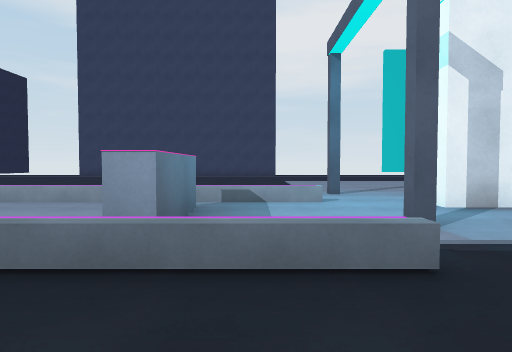
view 1 (above)

23 first-person views from a walk through a Unity game level. The camera is 1.2 m above the floor, tilts 2° down and sees 75° across. The floor is counted in squares, 2 m on a side. Each view is taken from the middle of a square. On the plan, view 1 faces up. The plan holds only what a view shows up to about 10 squares ahead; the rest is blank. The place goes on beyond the plan. The player character is not drawn.

view 2
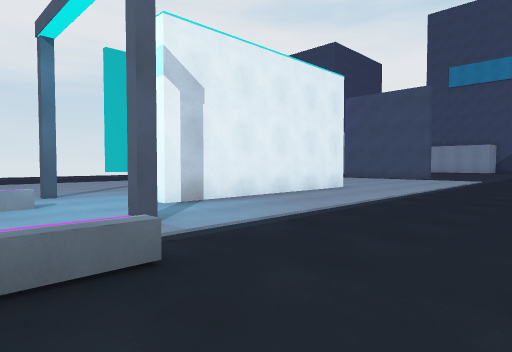

view 3
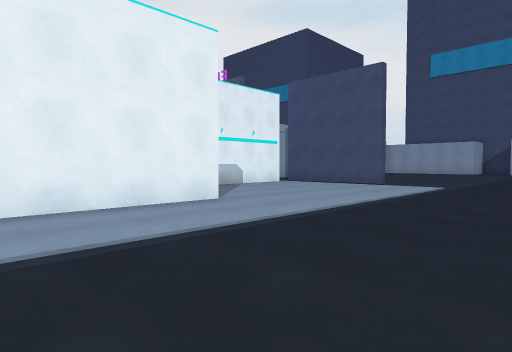

view 4
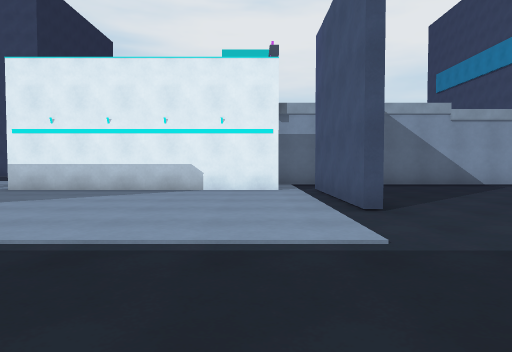

view 5
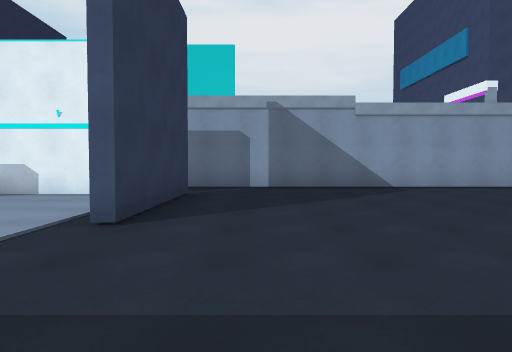

view 6
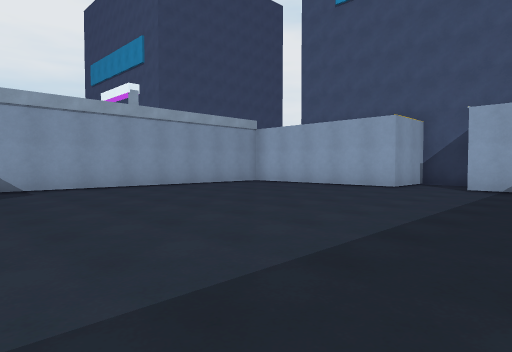

view 7
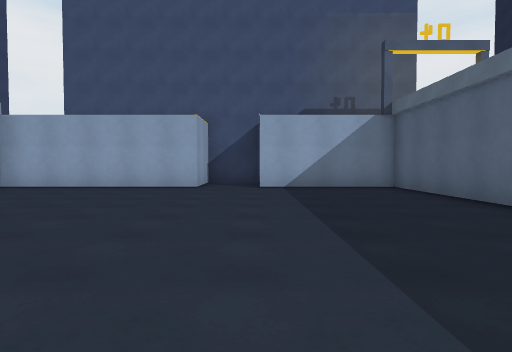

view 8
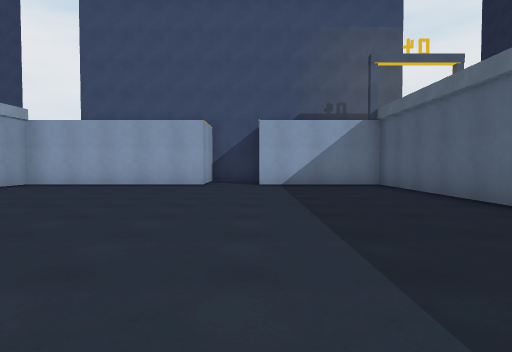

view 9
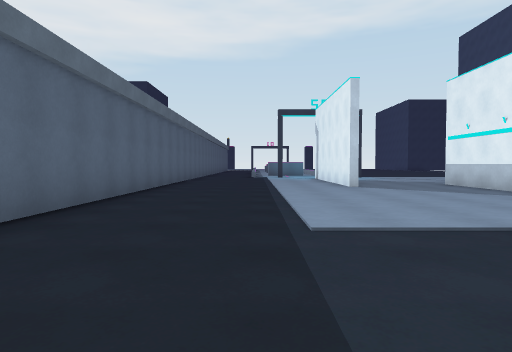

view 10
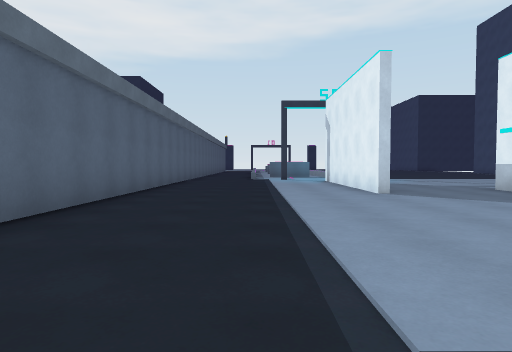

view 11
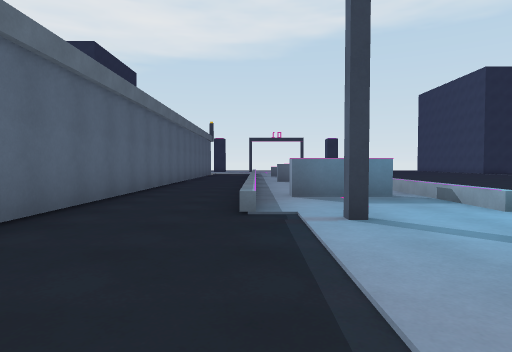

view 12
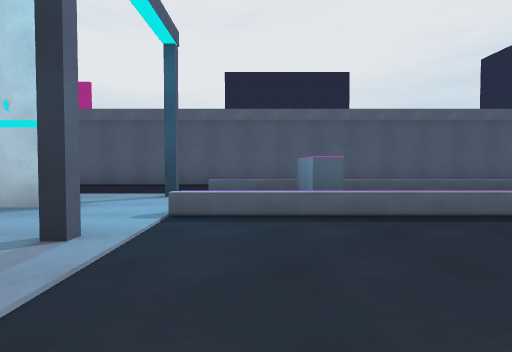

view 13
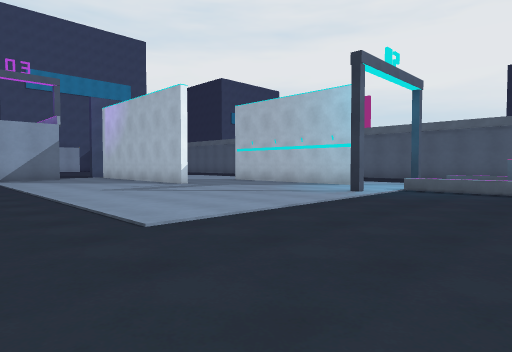

view 14
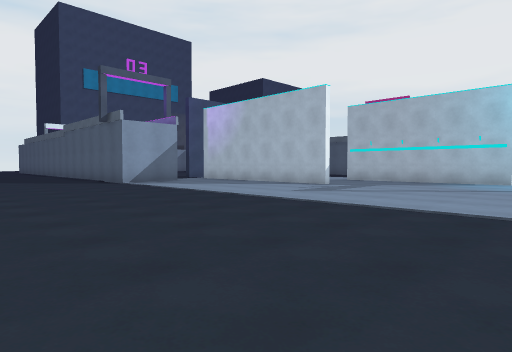

view 15
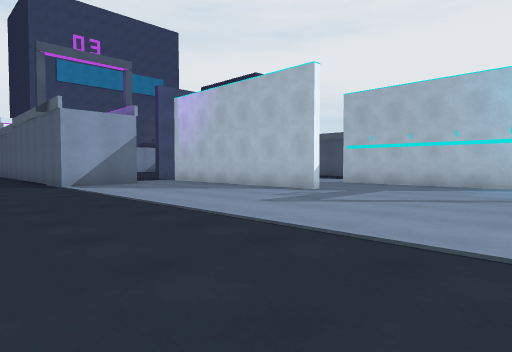

view 16
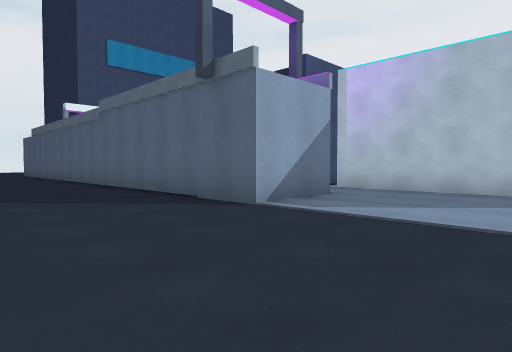

view 17
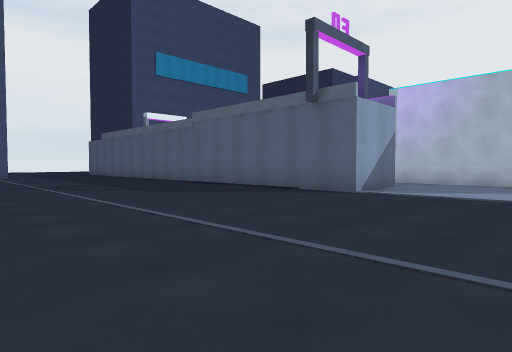

view 18
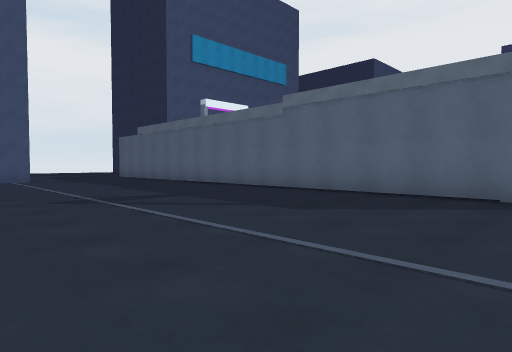

view 19
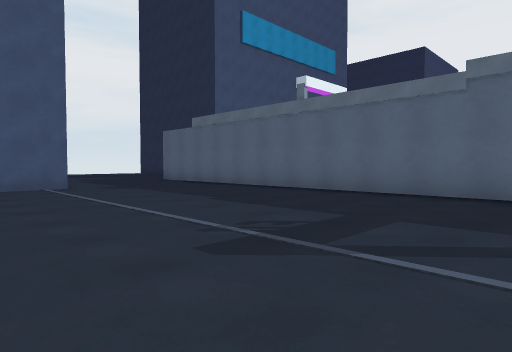

view 20
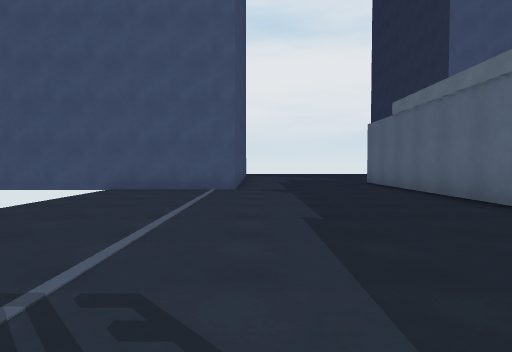

view 21
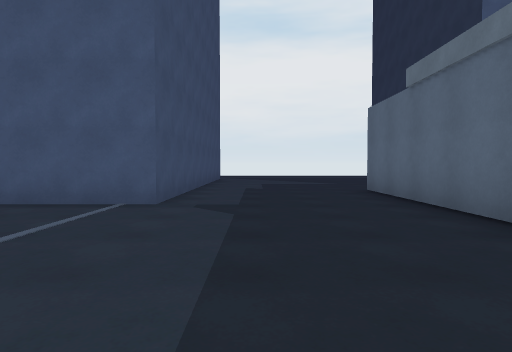

view 22
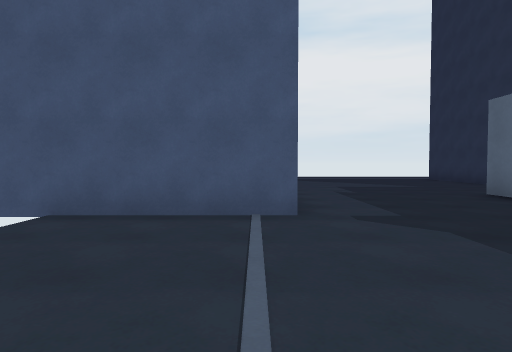

view 23
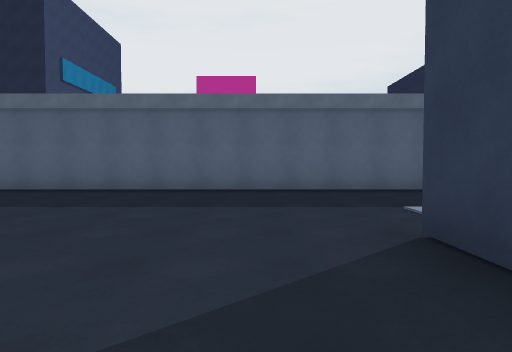

### Floor plan
Key: @ floor where view 1 was taken; # wall or solid block; . floor; / step, stairs or slope; O other object.
Columns run from 5 left of view 1 to 27 right of it. Each row starts with its distance up from view 1.
 21                               O
 20                               O
 19                               O
 18              .................O
 17              .................O
 16       .....  .................OOO
 15       ...........................
 14       ...........................
 13    ..............................
 12    ..............................
 11    ..............################
 10    ..............###############
  9 .. ............................#
  8 ............######.............#
  7    ................#...........#
  6   .....#...........#...........#
  5   ......#####......#...........#O
  4   ..O............................
  3 ....O..#.......................#
  2 ///////........................#
  1 ...............................#
  0 .....@.........................#
 -1 ################################

Where each view was taken, in squares from view 1:
view 1: 0 up, 0 right, facing up
view 2: 0 up, 0 right, facing up-right
view 3: 0 up, 4 right, facing up-right
view 4: 0 up, 12 right, facing up
view 5: 1 up, 15 right, facing up
view 6: 1 up, 17 right, facing up-right
view 7: 3 up, 17 right, facing right
view 8: 3 up, 16 right, facing right
view 9: 2 up, 16 right, facing left
view 10: 2 up, 14 right, facing left
view 11: 2 up, 5 right, facing left
view 12: 9 up, 0 right, facing down
view 13: 13 up, 2 left, facing down-right
view 14: 16 up, 1 right, facing down-right
view 15: 14 up, 2 right, facing down-right
view 16: 15 up, 8 right, facing down-right
view 17: 18 up, 8 right, facing down-right
view 18: 18 up, 12 right, facing down-right
view 19: 18 up, 16 right, facing down-right
view 20: 15 up, 17 right, facing right
view 21: 14 up, 20 right, facing right
view 22: 16 up, 21 right, facing right
view 23: 7 up, 15 right, facing down
